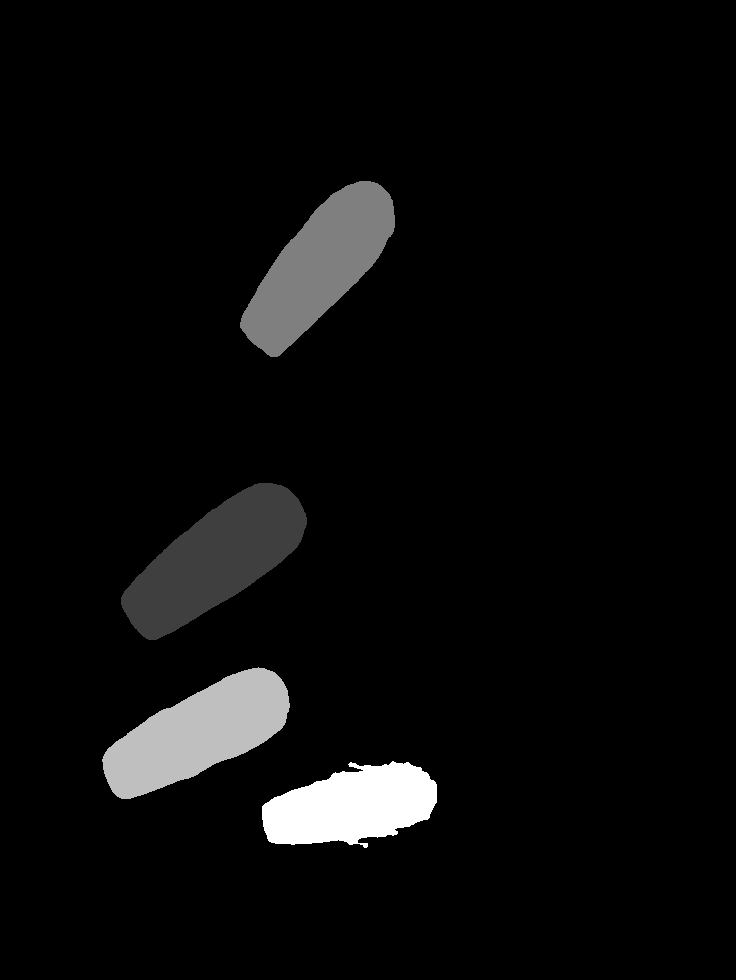
#> input picture ml/labels/instances/01.png, 736 x 980 px; its folder holds only this picture in this run
$ python renumber_instances.py
#> lines starting #> are read from the running program, lines starting #| are printed output that depends on the picture; after the words box and inside, x2 and y2 are one past the last pixel; in counts of white or black regions, pixels touching at a corner belong together
"""Пересчитать номера ногтей по связным областям маски.

Зачем. В инструменте разметки номер ногтя присваивается в момент, когда
область принимают: кнопкой «Взять ноготь» — новый номер, кистью — номер
последнего принятого. Если ноготь дорисовывали или перерисовывали кистью,
несколько ногтей получают один и тот же номер: сама маска верная, а счёт
ногтей — нет. На кадре 16 так вышло 10 ногтей под одним номером.

Для экзамена номера важны: он считает, сколько ЭТАЛОННЫХ ногтей накрыла
модель, и слипшиеся в один номер десять ногтей превратились бы в один.

Маску скрипт не трогает вовсе — только переназначает номера по связным
областям. Ногти на фотографии почти всегда разделены кожей, так что связная
область и есть ноготь; исключения (два слипшихся ногтя) скрипт покажет как
область, вдвое крупнее соседей, — это видно в отчёте.

    python renumber_instances.py --dry-run
    python renumber_instances.py
    python renumber_instances.py --work labels2
"""
import argparse
import json
import os

import cv2
import numpy as np
from PIL import Image

HERE = os.path.dirname(os.path.abspath(__file__))
WORK = os.path.join(HERE, 'labels')   # можно сменить через --work

# Крошка — след кисти, а не ноготь: одиночный клик оставляет пятно в
# единицы пикселей. Порог берём от САМОГО КРУПНОГО ногтя кадра, а не от
# медианы: там, где крошек больше, чем ногтей (кадр 21 — одиннадцать против
# пяти), медиана сама оказывается крошкой и порог обнуляется. Ногти одного
# кадра различаются по площади в разы, но не на порядок, поэтому двадцатая
# доля от крупнейшего отсекает мусор и не задевает настоящие ногти: самый
# мелкий из них в наборе — 1138 px на кадре 16 при пороге 570.
CRUMB_PX = 60
CRUMB_FRAC = 0.05


def main():
    ap = argparse.ArgumentParser()
    ap.add_argument('--dry-run', action='store_true')
    ap.add_argument('--work', default='labels', help='папка задания')
    args = ap.parse_args()

    global WORK
    WORK = args.work if os.path.isabs(args.work) else os.path.join(HERE, args.work)

    with open(os.path.join(WORK, 'task.json'), encoding='utf-8') as fh:
#> (reads ml/labels/task.json from the repository)
        items = json.load(fh)['items']

    changed = 0
    for t in items:
        ip = os.path.join(WORK, 'instances', f'{t["id"]}.png')
        mp = os.path.join(WORK, 'meta', f'{t["id"]}.json')
        if not os.path.exists(ip):
            continue
        idx = np.asarray(Image.open(ip))
#> idx is the input picture: shape (980, 736); min 0, max 4, mean 0.171
        was = len([v for v in np.unique(idx) if v])
#> was = 4
        n, lab = cv2.connectedComponents((idx > 0).astype(np.uint8), connectivity=8)
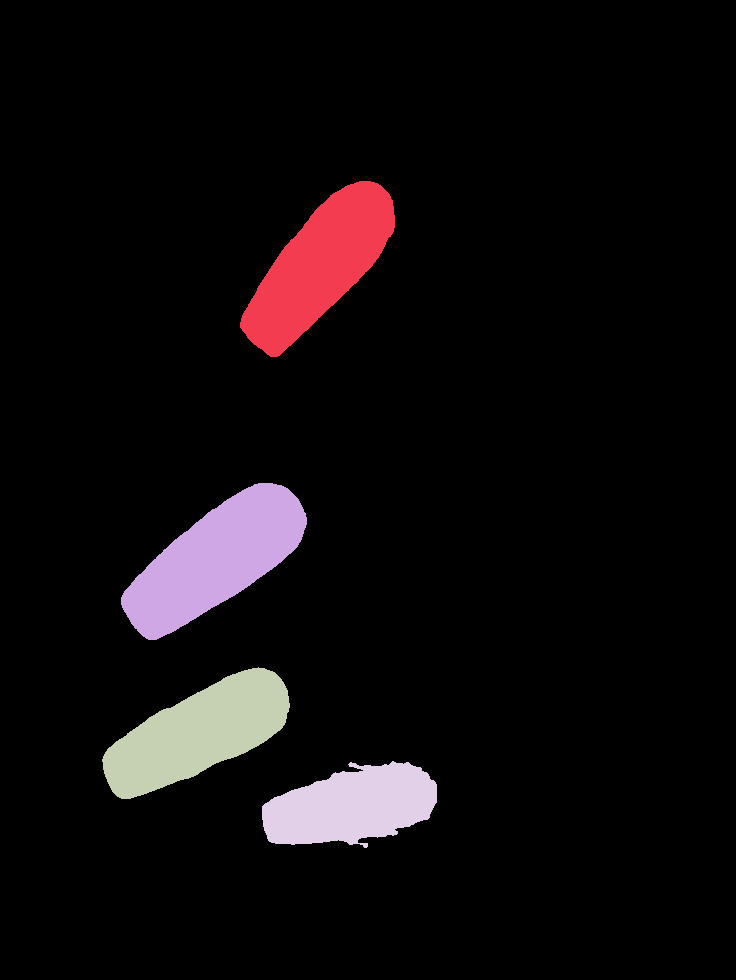
#> lab: shape (980, 736) int32; 5 distinct labels, from 0 to 4; one colour per label, 0 black
#> n = 5
        areas = [(int((lab == i).sum()), i) for i in range(1, n)]
#> areas = [(13474, 1), (14911, 2), (13265, 3), (10490, 4)]
        areas.sort(reverse=True)
        if len(areas) > 255:
            print(f'{t["id"]}: областей {len(areas)} — больше 255, пропускаю')
            continue

        biggest = areas[0][0] if areas else 0
#> biggest = 14911
        floor = max(CRUMB_PX, CRUMB_FRAC * biggest)
#> floor = 745.6
        keep, crumbs = [], []
        for a, i in areas:
            (keep if a >= floor else crumbs).append((a, i))
#> this loop made 4 passes
        crumbs = [a for a, _ in crumbs]
#> crumbs = []

        out = np.zeros_like(idx)
        for k, (_, i) in enumerate(keep, 1):
            out[lab == i] = k

        note = f'  убрано крошек: {len(crumbs)} ({crumbs})' if crumbs else ''
#> note = ''
        if was != len(keep) or note:
            changed += 1
            print(f'{t["id"]}: номеров {was} → ногтей {len(keep)}{note}')
        if args.dry_run:
            continue
        Image.fromarray(out).save(ip)
        Image.fromarray(np.where(out > 0, 255, 0).astype(np.uint8)).save(
            os.path.join(WORK, 'masks', f'{t["id"]}.png'))
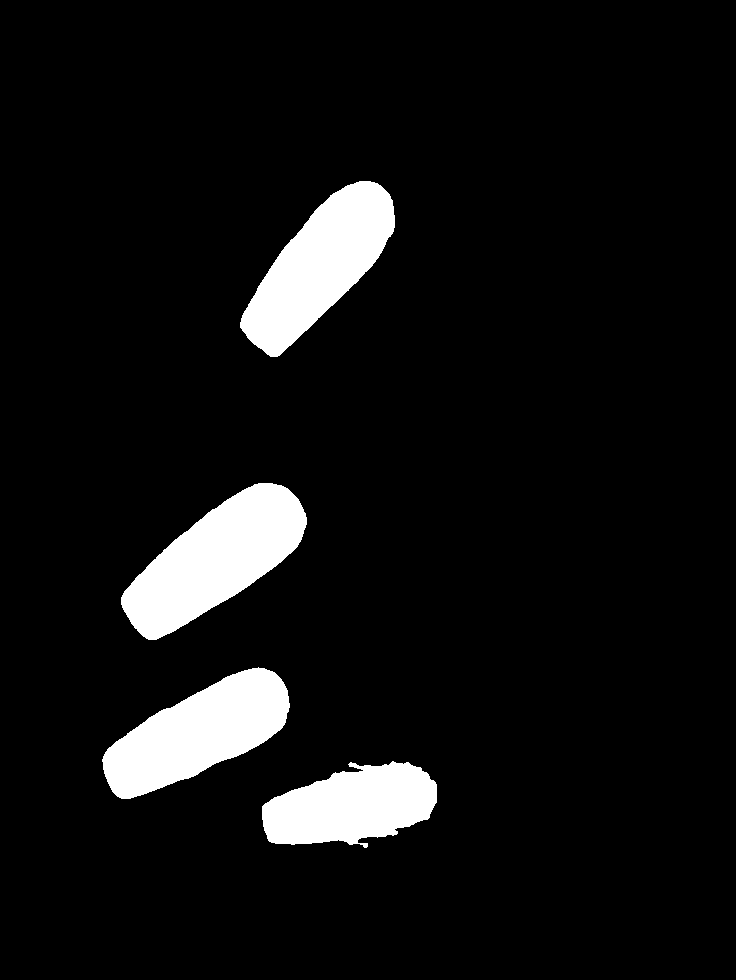
#> saved as 01.png: PIL image 736x980 L; 7.2% white; 4 white regions, box (x1, y1, x2, y2) and area: (121, 483, 307, 640) 14911, (240, 181, 395, 357) 13474, (102, 667, 290, 799) 13265, (262, 761, 437, 848) 10490
#> (the run stopped early here; a loop or call above may not have finished)
